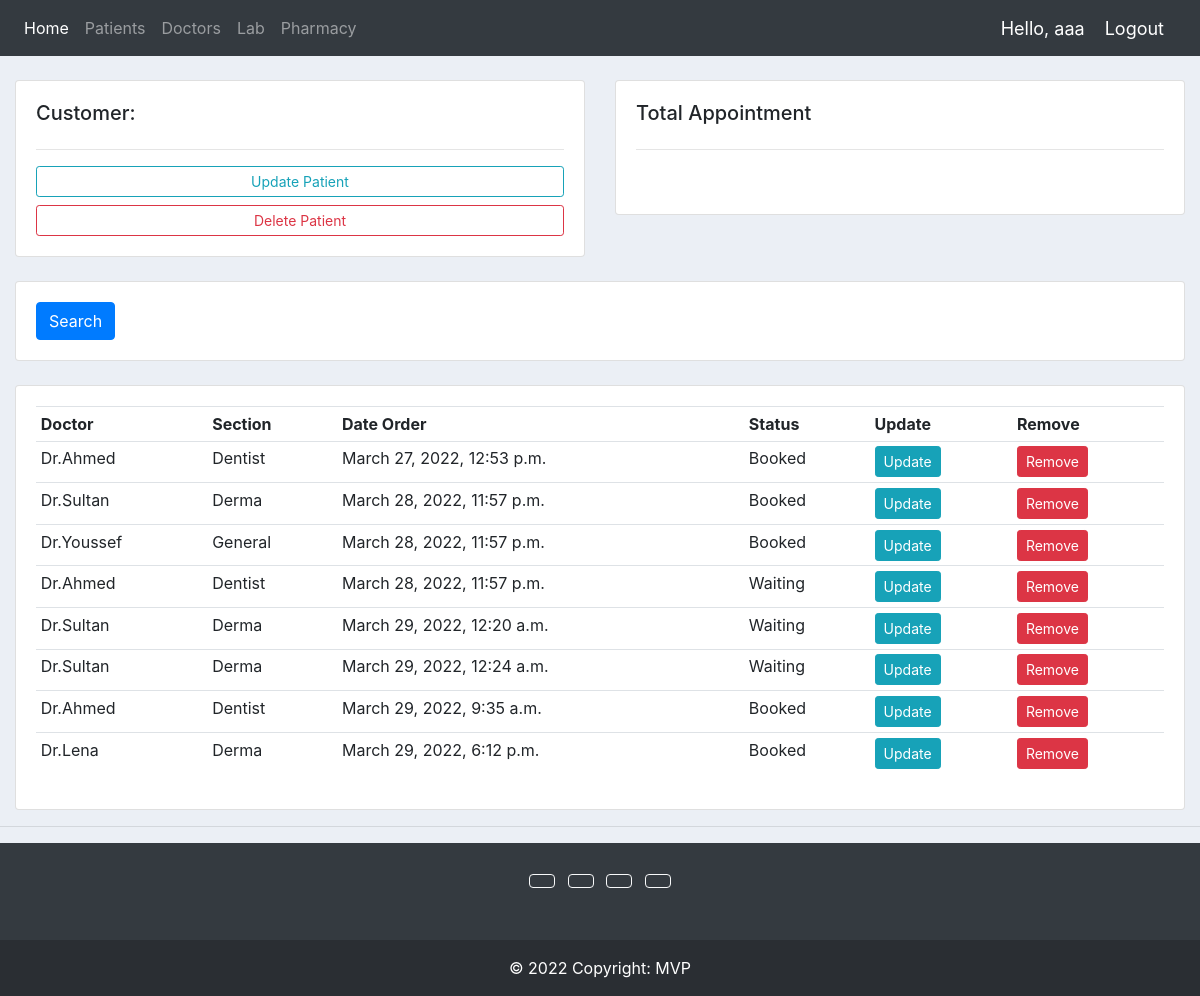
Before: /doctor/ (signed in) with the older database file.
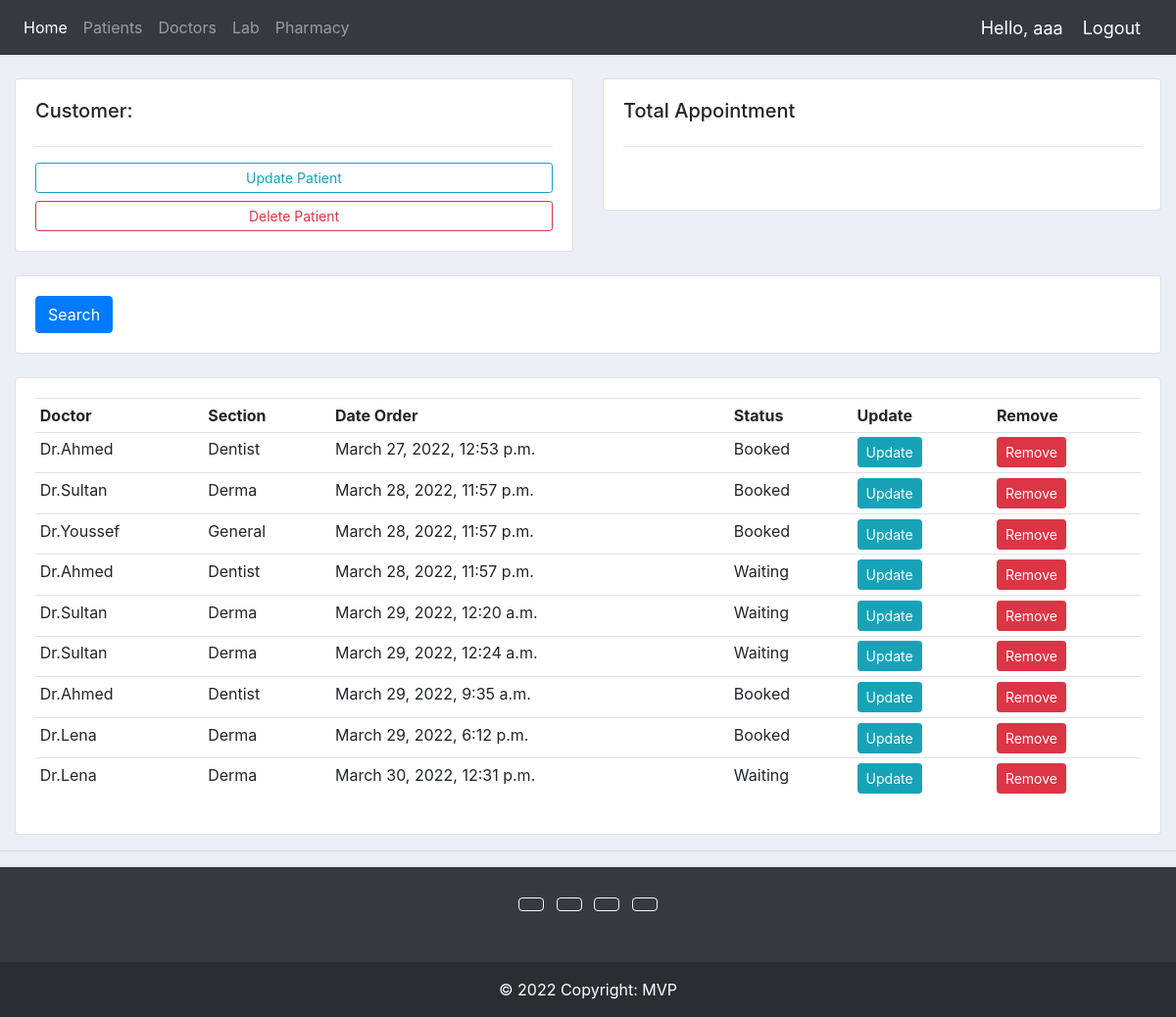
After: the same page with the newer database file.
### accounts/models.py (models this page shows, shortened)
class Appointment(models.Model):
    STATUS = (
        ('Booked', 'Booked'),
        ('Available', 'Available'),
        ('Waiting', 'Waiting')
    )
    patient = models.ForeignKey(Patient, null=True, on_delete=models.SET_NULL)
    doctor = models.ForeignKey(Doctor, null=True, on_delete=models.SET_NULL)
    date_created = models.DateTimeField(auto_now_add=True, null=True)
    status = models.CharField(max_length=200, null=True, choices=STATUS)

class Doctor(models.Model):
    SECTION = (
        ('Derma', 'Derma'),
        ('Dentist', 'Dentist'),
        ('General', 'General'),
    )
    name = models.CharField(max_length=200, null=True)
    email = models.EmailField()
    phone = models.CharField(max_length=200, null=True)
    section = models.CharField(max_length=200, null=True, choices=SECTION)
    time_start = models.TimeField('Start of Shift')
    time_end = models.TimeField('End of Shift')
    def __str__(self):
        return self.name

### accounts/views.py (the view)
# urls.py: path('doctor/',views.doctor,name="doctor"),
@login_required(login_url='login')
def doctor(request):
    appointments = Appointment.objects.all()
    doctor = Doctor.objects.all()
    context = {'doctor': doctor,'appointments':appointments}
    return render(request, 'accounts/doctor.html', context)

### accounts/templates/accounts/doctor.html
{%  extends 'accounts/main.html' %}
{% block content %}
	<br>
<div class="row">
	<div class="col-md">
		<div class="card card-body">
			<h5>Customer:</h5>
			<hr>
			<a class="btn btn-outline-info  btn-sm btn-block" href="">Update Patient</a>
			<a class="btn btn-outline-danger  btn-sm btn-block" href="">Delete Patient</a>
		</div>
	</div>
	<div class="col-md">
		<div class="card card-body">
			<h5>Total Appointment</h5>
			<hr>
			<h1 style="text-align: center;padding: 10px"></h1>
		</div>
	</div>
</div>
<br>
<div class="row">
	<div class="col">
		<div class="card card-body">
			<form method="get">
		    <button class="btn btn-primary" type="submit">Search</button>
		  </form>
		</div>
	</div>
</div>
<br>
<div class="row">
	<div class="col-md">
		<div class="card card-body">
			<table class="table table-sm">
				<tr>
					<th>Doctor</th>
					<th>Section</th>
					<th>Date Order</th>
					<th>Status</th>
					<th>Update</th>
					<th>Remove</th>
				</tr>
				{% for appointment in appointments %}
				<tr>
					<td>{{appointment.doctor}}</td>
					<td>{{appointment.doctor.section}}</td>
					<td>{{appointment.date_created}}</td>
					<td>{{appointment.status}}</td>
					<td><a class="btn btn-sm btn-info" href="">Update</a></td>
					<td><a class="btn btn-sm btn-danger" href="">Remove</a></td>
				</tr>
				{% endfor %}
			</table>
		</div>
	</div>
</div>
{% endblock %}

Changed rows visible on the page:
added Appointment: doctor "Dr.Lena", doctor.section "Derma", date_created "March 30, 2022, 12:31 p.m.", status "Waiting"
